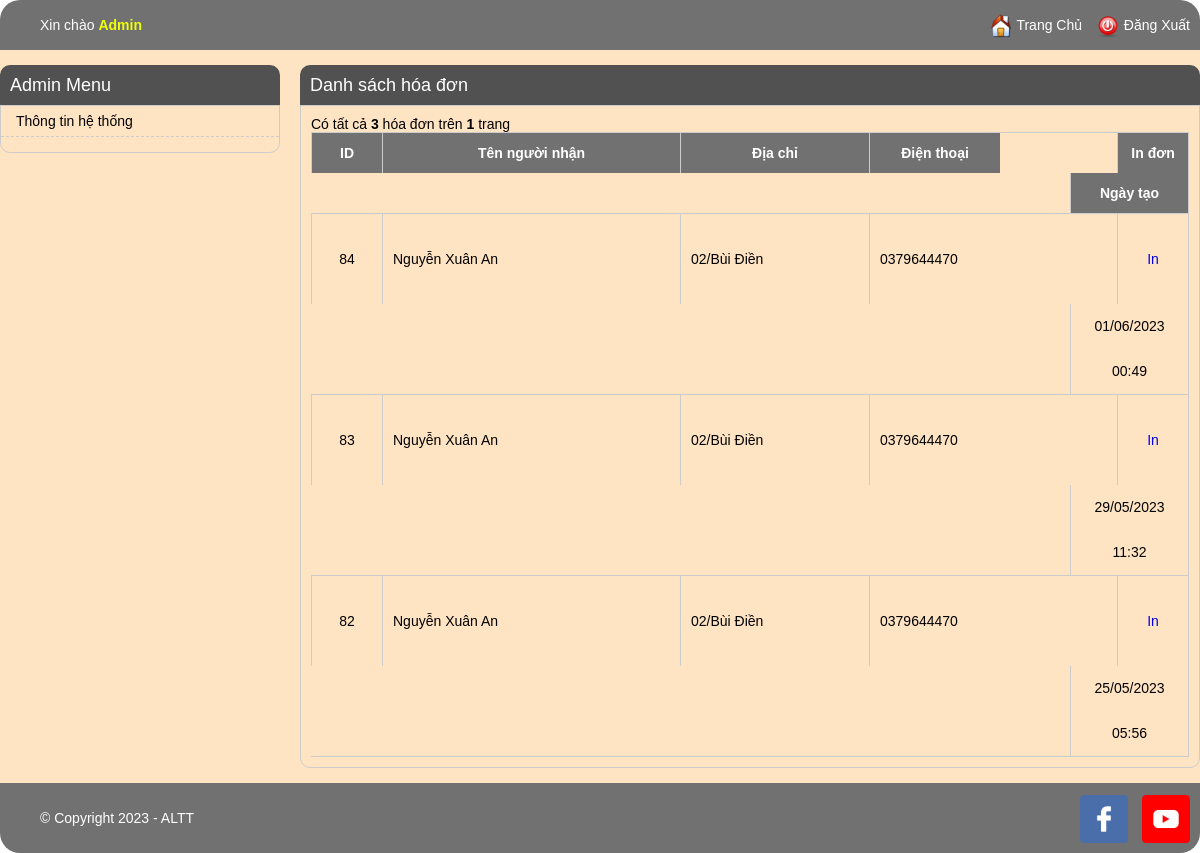
The app's page /admin1/order_listing.php (signed in) with its own data.
### tables this page shows
CREATE TABLE IF NOT EXISTS `orders` (
  `id` int NOT NULL AUTO_INCREMENT,
  `ten` varchar(255) NOT NULL,
  `phone` varchar(255) DEFAULT NULL,
  `address` varchar(255) NOT NULL,
  `note` text NOT NULL,
  `total` int NOT NULL,
  `created-time` int NOT NULL,
  `last-updated` int NOT NULL,
  PRIMARY KEY (`id`)
);

### admin1/order_listing.php (the view, shortened to what this page needs)
<?php
	include 'header.php';
	$config_title = "hóa đơn";
	if (!empty($_SESSION['username'])) {
    $item_per_page = (!empty($_GET['per_page'])) ? $_GET['per_page'] : 10;
    $current_page = (!empty($_GET['page'])) ? $_GET['page'] : 1;
    $offset = ($current_page - 1) * $item_per_page;
    if(!empty($where)){
        $totalRecords = mysqli_query($kn, "SELECT * FROM `orders` where (".$where.")");
    }else{
        $totalRecords = mysqli_query($kn, "SELECT * FROM `orders`");
    }
    $totalRecords = $totalRecords->num_rows;
    $totalPages = ceil($totalRecords / $item_per_page);
    if(!empty($where)){
        $orders = mysqli_query($kn, "SELECT * FROM `orders` where (".$where.") ORDER BY `id` DESC LIMIT " . $item_per_page . " OFFSET " . $offset);
    }else{
        $orders = mysqli_query($kn, "SELECT * FROM `orders` ORDER BY `id` DESC LIMIT " . $item_per_page . " OFFSET " . $offset);
    }
    ?>
    <div class="main-content">
        <h1>Danh sách <?=$config_title?></h1>
        <div class="listing-items">
        <div class="total-items">
				<span>Có tất cả <strong><?=$totalRecords?></strong> <?=$config_title?> trên <strong><?=$totalPages?></strong> trang</span>
			</div>
            <ul>
                <li class="listing-item-heading">
                    <div class="listing-prop listing-id">ID</div>
                    <div class="listing-prop listing-name">Tên người nhận</div>
                    <div class="listing-prop listing-address">Địa chỉ</div>
                    <div class="listing-prop listing-phone">Điện thoại</div>
                    <div class="listing-prop listing-button">
                        In đơn
                    </div>
                    <div class="listing-prop listing-time">Ngày tạo</div>
                </li>
                <?php
                while ($row = mysqli_fetch_array($orders)) {
                    ?>
                    <li>
						<div class="listing-prop listing-id"><?=$row['id'] ?></div>
						<div class="listing-prop listing-name"><?=$row['ten'] ?></div>
						<div class="listing-prop listing-address"><?=$row['address'] ?></div>
						<div class="listing-prop listing-phone"><?=$row['phone'] ?></div>
						<div class="listing-prop listing-button">
							<a href="order_printing.php?id=<?=$row['id']?>" target="_blank">In</a>
						</div>
						<div class="listing-prop listing-time"><?=date('d/m/Y H:i', $row['created-time'])?></div>
                    </li>
                <?php } ?>
            </ul>
        </div>
    </div>
    <?php
}
include './footer.php';
?>

### admin1/css/admin_style.css (style rules this page uses)
.listing-items { padding: 10px; border: 1px solid #ccc; border-radius: 0 0 10px 10px; }
.listing-items ul { padding: 0; margin: 0; }
.listing-prop { float: right; border-left: 1px solid #ccc; line-height: 45px; padding: 0 10px; }
.listing-name { float: left; width: 277px; line-height: 90px; }
.listing-button { float: right; border-left: 1px solid #ccc; border-right: 0; padding: 0 10px; width: 50px; text-align: center; line-height: 90px; }
.listing-items ul li { list-style: none; border: 1px solid #ccc; border-top: 0; border-left: 0; }
.listing-items ul li:first-child { border-top: 1px solid #ccc; }
.listing-time { width: 97px; text-align: center; }
.listing-item-heading { text-align: center; font-weight: bold; }
.listing-item-heading .listing-prop { height: 40px; line-height: 40px; background: #717171; color: #FFF; }
body { font-family: arial; padding: 0; margin: 0; font-size: 14px; }
h1 { text-align: center; }
a { text-decoration: none; }
.main-content { float: left; width: 900px; margin-left: 20px; }
.main-content h1 { margin: 0; text-align: left; background: #525151; color: #fff; font-size: 18px; font-weight: normal; line-height: 40px; border-radius: 10px 10px 0 0; padding: 0 10px; }
.listing-address { float: left; width: 168px; line-height: 90px; }
.listing-phone { float: left; width: 110px; line-height: 90px; }
.listing-id { float: left; width: 50px; text-align: center; line-height: 90px; }

### records on screen
orders: id "84", ten "Nguyễn Xuân An", address "02/Bùi Điền", phone "0379644470", date "01/06/2023 00:49"
orders: id "83", ten "Nguyễn Xuân An", address "02/Bùi Điền", phone "0379644470", date "29/05/2023 11:32"
orders: id "82", ten "Nguyễn Xuân An", address "02/Bùi Điền", phone "0379644470", date "25/05/2023 05:56"

### other values on screen
$config_title "hóa đơn"
$totalRecords "3"
$totalPages "1"
